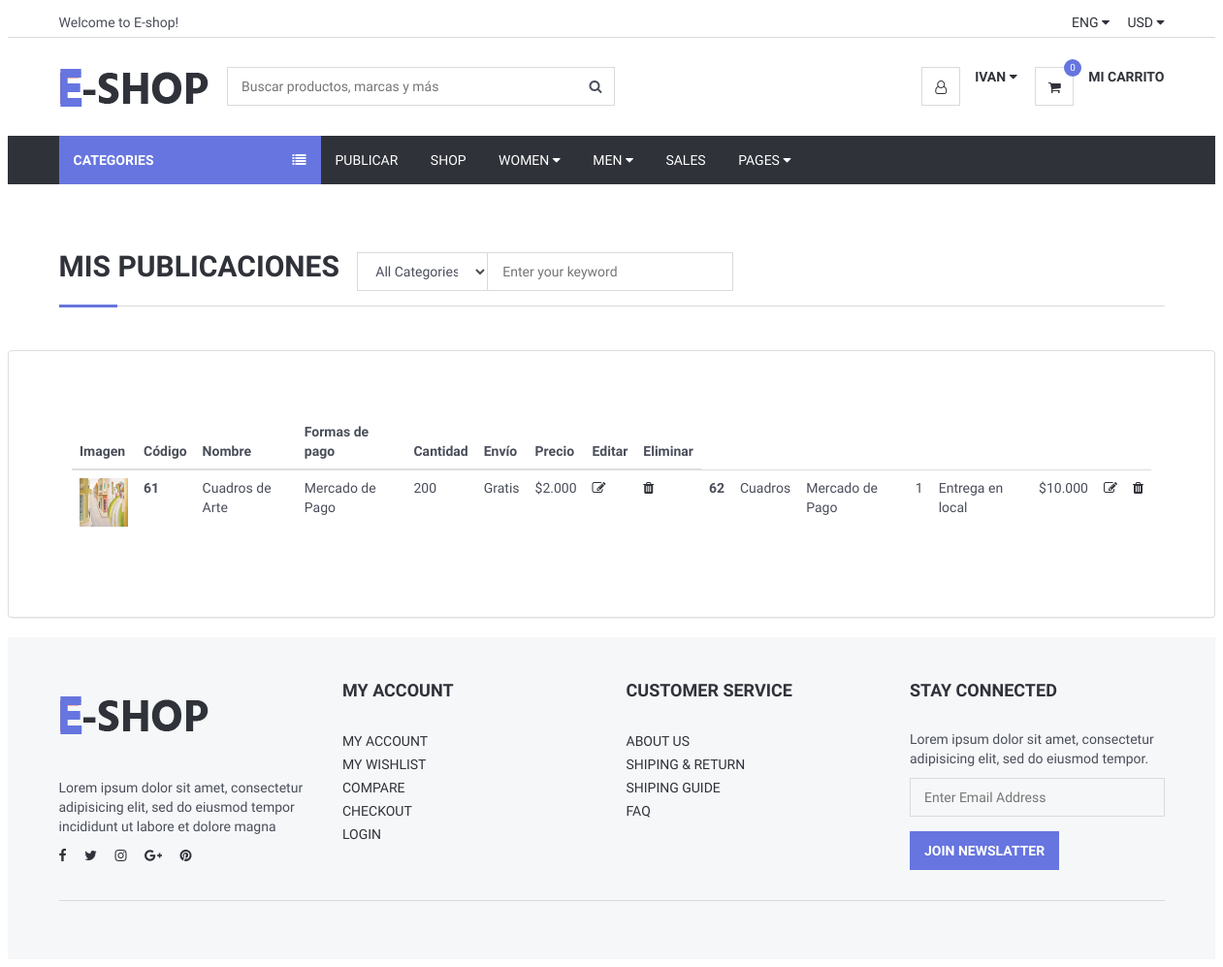
The app's page /Views/listarPublicaciones.php (signed in), older data.
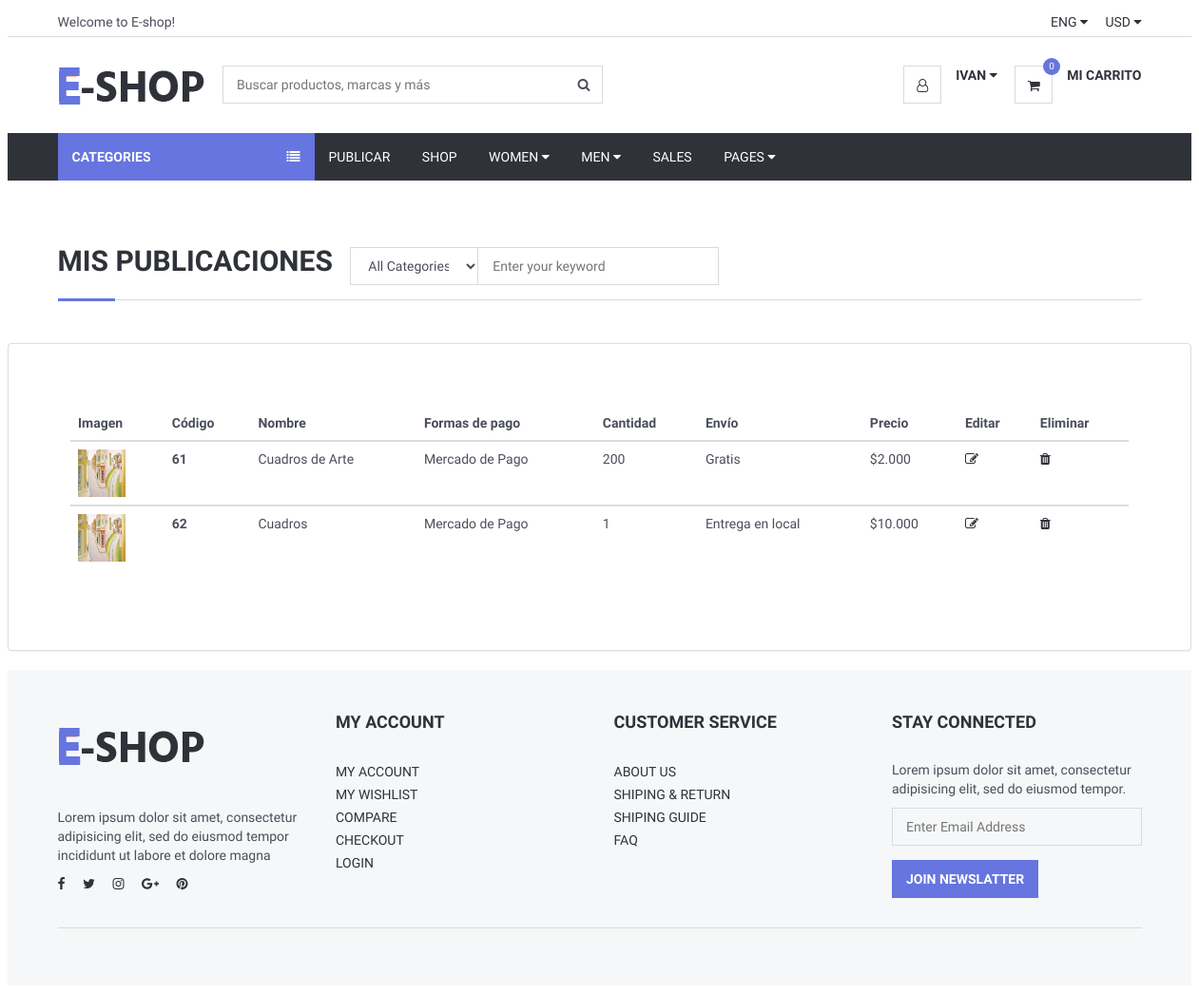
The same page, newer data.
### tables this page shows
CREATE TABLE `imgprincipal` (
  `id` int(11) NOT NULL,
  `idProducto` int(11) NOT NULL,
  `nombre` varchar(100) NOT NULL
);

CREATE TABLE `producto` (
  `id` int(11) NOT NULL,
  `nombre` varchar(200) NOT NULL,
  `estado` varchar(60) NOT NULL,
  `precio` double NOT NULL,
  `formasdepago` varchar(100) NOT NULL,
  `envio` varchar(100) NOT NULL,
  `marca` varchar(70) NOT NULL,
  `stock` int(11) NOT NULL,
  `genero` varchar(60) NOT NULL,
  `categoria` varchar(110) NOT NULL,
  `palabrasClaves` varchar(110) NOT NULL,
  `descripcion` varchar(600) NOT NULL,
  `visitas` int(11) NOT NULL,
  `imgprincipal` varchar(80) NOT NULL,
  `idUsuario` int(11) NOT NULL,
  `latitud` varchar(120) NOT NULL,
  `longitud` varchar(120) NOT NULL
);

### Views/conexionBD/conexion.php (called while the page is built, shortened)
<?php
class Conexion{
	 private $msq="";
	public function __construct()
	 {
		 $archivoConfig = "config.ini";
		 $confi = parse_ini_file($archivoConfig, true);
		 $this->host = $confi["bd"]["host"];
		 $this->usuario = $confi["bd"]["usuario"];
		 $this->clave=$confi["bd"]["clave"];
		 $this->bd = $confi["bd"]["bd"];
		$this->msq = new mysqli($this->host, $this->usuario, $this->clave, $this->bd);
	 }
	 public function realizarConsulta($consulta){
 if(!$resultado = $this->msq->query($consulta) )
 {
	 echo "Ha ocurrido un error al ejecutar la consulta   ";
 }else{
	 return $resultado;
	   }
 }
}
?>

### Views/listarPublicaciones.php (the view, shortened to what this page needs)
<?php
include_once("header.php");
		require_once("conexionBD/conexion.php");
		$conexion = new Conexion;
$id = $_SESSION['id'];
 		$consulta="SELECT * FROM producto WHERE idUsuario='$id'";
		$resultado = $conexion->realizarConsulta($consulta);
?>
	<div class="section">
		<div class="container">
			<div class="row">
			<div class="col-md-12">
					<div class="section-title">
						<h2 class="title">Mis publicaciones &nbsp</h2>
						<div class="header-search">
                    <form>
                        <input class="input search-input" type="text" placeholder="Enter your keyword">
                        <select class="input search-categories">
                            <option value="0">All Categories</option>
                        </select>
                    </form>
                </div>
					</div>
				</div>
			</div>
		</div>
	</div>
        <div class="panel panel-default" style="padding: 50px">
            <div class="panel-body" >
                <table  class="table" >
                    <thead>
                    <tr>
                        <th scope="col">Imagen</th>
                        <th scope="col">Código</th>
                        <th scope="col">Nombre</th>
                        <th scope="col">Formas de pago</th>
                        <th scope="col">Cantidad</th>
                        <th scope="col">Envío</th>
                        <th scope="col">Precio</th>
						<th scope="col">Editar</th>
                        <th scope="col">Eliminar</th>
                    </tr>
                    <?php
                    while($f=mysqli_fetch_array($resultado)){
						$consulta2="SELECT * FROM imgprincipal WHERE idProducto= '".$f['id']."'";
						$resultado2 = $conexion->realizarConsulta($consulta2);
                    ?>
					 <?php
					while($g=mysqli_fetch_array($resultado2)){
					 ?>
                    </thead>
                    <tbody>
                    <tr>
                        <td > <div style="height:100%;width:100%;"><img style="height:50px;width:50px;"  src="imgPublicadas/<?php echo $g["nombre"];?>" alt=""> </div></td>
						<?php
					}
					 ?>
						<th scope="row"><?php echo $f['id'];?> </th>
                        <td><?php echo $f['nombre'];?></td>
                        <td><?php echo $f['formasdepago'];?></td>
                        <td><?php echo $f['stock'];?></td>
                        <td><?php echo $f['envio'];?></td>
                        <td><?php echo "$".number_format($f['precio'],0,'.','.');?> </td>
						<td><a href="modificarProducto.php?cod=<?php echo $f['id'];?>"><i class="fa fa-edit"></i></a> </td>
						<td><a href="listarPublicaciones.php"><i class="fa fa-trash"></i></a></td>
					<?php
                    }
                    ?>
					 </tbody>
                    </tr>
                </table>
            </div>
        </div>
<?php require_once("footer.php")?>

Row changes from the older to the newer data that the page shows:
added imgprincipal: nombre (picture), shown under producto "Cuadros"
